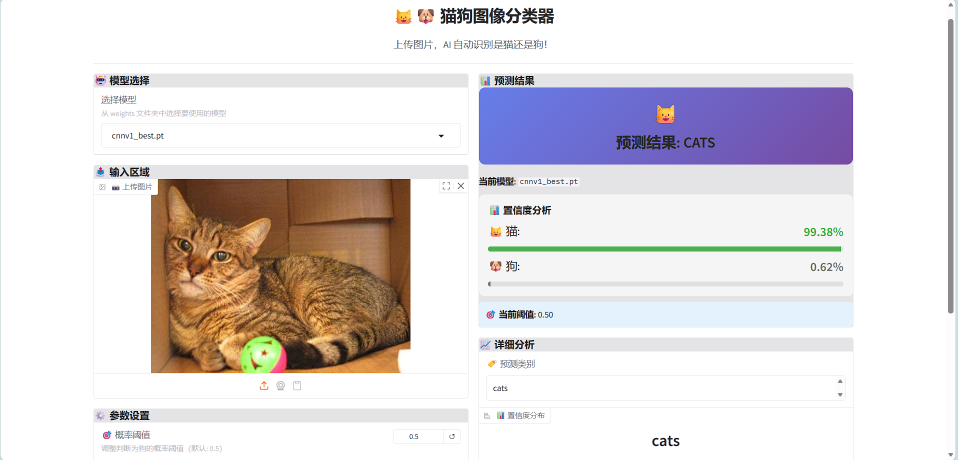
#> input picture img/gradio.png, 1915 x 919 px, given in place of ., which was not available (shown at 1/2 size)
$ python -i color_hist.py   (imports and definitions only)
#> lines starting #> are read from the running program, lines starting #| are printed output that depends on the picture; pictures that were not available may be replaced by others from this repository, and a replacement may not be noted
"""
猫狗分类 - 颜色直方图特征提取

本模块实现基于颜色直方图的图像特征提取方法。
颜色直方图是一种简单而有效的图像表示方法，通过统计不同颜色在图像中出现的频率来描述图像的颜色分布特征。

主要功能:
    - 支持多种颜色空间（HSV, LAB, RGB, BGR）
    - 3D颜色直方图计算
    - L2归一化确保特征尺度一致
    - 批量提取接口

颜色空间选择:
    - HSV: 更符合人类视觉感知，对光照变化较为稳健，推荐用于一般场景
    - LAB: 感知均匀色彩空间，适合需要精确颜色表示的场景
    - RGB/BGR: 简单直接，但对光照变化敏感

技术说明:
    - OpenCV默认以BGR顺序读取图像
    - 直方图使用L2归一化，使不同尺寸图像的特征可比较
    - 特征维度 = hist_size[0] × hist_size[1] × hist_size[2]
"""

from pathlib import Path

import cv2
import numpy as np


def _convert_color_space(image_bgr, color_space):
    """将 BGR 图像转换到指定颜色空间

    参数:
        image_bgr: 输入图像，BGR 格式（cv2.imread 默认格式）
        color_space: 颜色空间名称，可选值 {"HSV", "LAB", "RGB"}，为 None 或 "BGR" 时不做转换

    返回:
        转换后的图像数组
    """
    if color_space is None or color_space.upper() == "BGR":
        return image_bgr
    if color_space.upper() == "RGB":
        return cv2.cvtColor(image_bgr, cv2.COLOR_BGR2RGB)
    if color_space.upper() == "HSV":
        return cv2.cvtColor(image_bgr, cv2.COLOR_BGR2HSV)
    if color_space.upper() == "LAB":
        return cv2.cvtColor(image_bgr, cv2.COLOR_BGR2LAB)
    raise ValueError(f"Unsupported color_space: {color_space}")


def compute_color_histogram(image_bgr, color_space="HSV", hist_size=(8, 8, 8)):
    """计算 3D 颜色直方图并返回展平后的 L2 归一化向量

    参数:
        image_bgr: 输入图像，BGR 格式
        color_space: 计算直方图所用颜色空间，可选值 {"HSV", "LAB", "RGB", "BGR"}
        hist_size: 每个通道的直方图分箱数，元组格式 (int, int, int)

    返回:
        展平且 L2 归一化后的直方图数组，长度为 hist_size[0]*hist_size[1]*hist_size[2]
    """
    image_cs = _convert_color_space(image_bgr, color_space)

    # 直方图取值范围取决于颜色空间
    if color_space and color_space.upper() == "HSV":
        ranges = [0, 180, 0, 256, 0, 256]  # OpenCV HSV: H[0,180)、S[0,255]、V[0,255]
        channels = [0, 1, 2]
    else:
        # 对于 BGR、RGB、LAB，三个通道范围均为 0-255
        ranges = [0, 256, 0, 256, 0, 256]
        channels = [0, 1, 2]

    hist = cv2.calcHist([image_cs], channels, None, hist_size, ranges)
    hist = hist.astype(np.float32).flatten()

    # 使用 L2 归一化到单位长度
    norm = np.linalg.norm(hist) + 1e-12
    hist /= norm
    return hist


def extract_color_hist_from_path(image_path, image_size=224, color_space="HSV", hist_size=(8, 8, 8)):
    """读取图像、按指定尺寸缩放，并计算颜色直方图特征

    参数:
        image_path: 图像文件路径，支持字符串或 Path 对象
        image_size: 目标边长，缩放为正方形 (image_size x image_size)
        color_space: 用于计算直方图的颜色空间
        hist_size: 每个通道的分箱数，元组格式 (int, int, int)

    返回:
        颜色直方图特征向量

    异常:
        FileNotFoundError: 如果无法读取图像文件
    """
#> called with image_path = '.', image_size = 224, color_space = 'HSV', hist_size = (8, 8, 8)
    image_path = Path(image_path)
    image_bgr = cv2.imread(str(image_path), cv2.IMREAD_COLOR)
#> image_bgr is the input picture: shape (919, 1915, 3); mean B, G, R 221.8, 220.5, 225.7
    if image_bgr is None:
        raise FileNotFoundError(f"Failed to read image: {image_path}")
    image_bgr = cv2.resize(image_bgr, (image_size, image_size), interpolation=cv2.INTER_AREA)
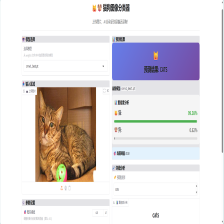
#> image_bgr: shape (224, 224, 3); mean B, G, R 221.8, 220.5, 225.7
    return compute_color_histogram(image_bgr, color_space=color_space, hist_size=hist_size)
#> in _convert_color_space, `return cv2.cvtColor(image_bgr, cv2.COLOR_BGR2HSV)`: returned value: shape (224, 224, 3); mean H, S, V 29.4, 28.1, 232.9
#> in compute_color_histogram, `hist = hist.astype(np.float32).flatten()`: hist = 512 values, max 32032 at index 7, min 0 at index 0, mean 98
#> in compute_color_histogram, `norm = np.linalg.norm(hist) + 1e-12`: norm = 32622.4
#> in compute_color_histogram, `hist /= norm`: hist = 512 values, max 0.982 at index 7, min 0 at index 0, mean 0.003


def batch_extract_color_hist(image_paths, image_size=224, color_space="HSV", hist_size=(8, 8, 8)):
    """批量为一组图像路径提取颜色直方图特征

    参数:
        image_paths: 图像文件路径列表
        image_size: 目标图像尺寸
        color_space: 颜色空间名称
        hist_size: 每个通道的分箱数

    返回:
        特征矩阵，形状为 (成功处理的图像数, feature_dim)

    注意:
        自动跳过无法读取的图像文件
    """
    features = []
    for p in image_paths:
        try:
            feat = extract_color_hist_from_path(p, image_size=image_size, color_space=color_space, hist_size=hist_size)
#> feat has the same summary as hist in compute_color_histogram
#> pass 3 of the loop in batch_extract_color_hist, `for p in image_paths:`:
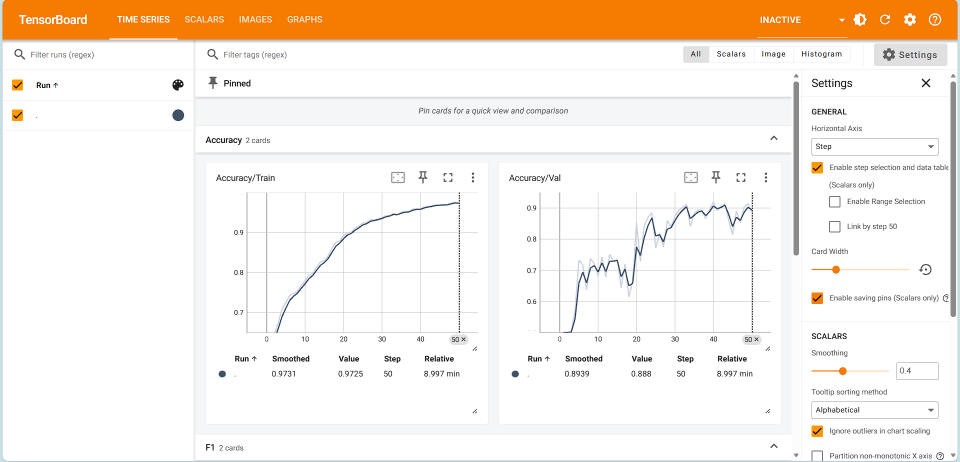
#> input picture img/tensorboard.png, 1919 x 924 px, given in place of , which was not available (shown at 1/2 size)
#> in extract_color_hist_from_path, image_bgr is the input picture: shape (924, 1919, 3); mean B, G, R 227.9, 238.1, 248
#> in extract_color_hist_from_path (call 3), `image_bgr = cv2.resize(image_bgr, (image_size, image_size), interpolat..`:
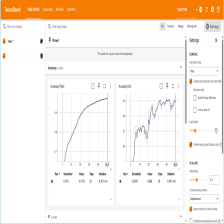
#> image_bgr: shape (224, 224, 3); mean B, G, R 227.9, 238.1, 248
#> feat = 512 values, max 0.987 at index 7, min 0 at index 8, mean 0.00256
#> the loop made 20 passes; the first 3 are shown
            features.append(feat)
        except Exception:
            # 跳过无法读取的图像
            continue
    if not features:
        return np.zeros((0, hist_size[0] * hist_size[1] * hist_size[2]), dtype=np.float32)
    return np.vstack(features).astype(np.float32)

>>> result = batch_extract_color_hist('../../img/gradio.png')
